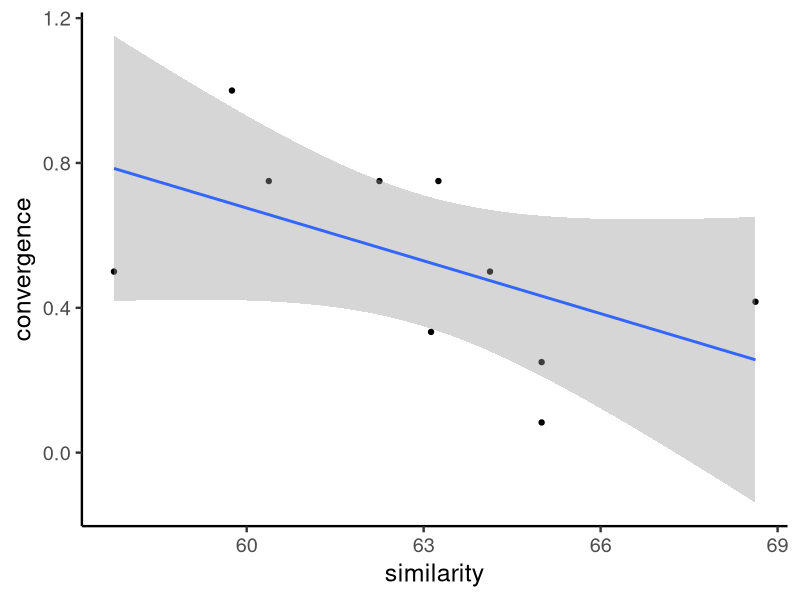

Recreate this plot in R.
## ---- chunk 1
library(here)
library(tidyverse)
library(knitr)

opts_chunk$set(echo = TRUE, message = FALSE, warning = FALSE, 
               error = FALSE, cache = TRUE, tidy = FALSE)

theme_set(theme_classic(base_size = 18))
## ---- chunk 2
data <- read_csv(here("deidentified/convergence_codes.csv")) %>%
  rowwise() %>%
  mutate(pair = paste(sort(c(leftpic, rightpic)), collapse = " "))

similarities <- read_csv(here("deidentified/similartangramsdata.csv")) %>%
  group_by(pair) %>%
  summarise(similarity = median(response))

convergence <- data %>%
  left_join(similarities, by = "pair") %>%
  gather(person, response, dan, ashley, alex) %>%
  mutate(response = if_else(response == "y", T, F)) %>%
  group_by(target, subject, person) %>%
  summarise_at(vars(response, similarity), mean) %>%
  summarise_at(vars(response, similarity), mean) %>%
  summarise_at(vars(response, similarity), mean) %>%
  arrange(response) 

kable(convergence)
## ---- chunk 3
ggplot(convergence, aes(x = similarity, y = response)) + 
  geom_point() + 
  geom_smooth(method = "lm") +
  scale_y_continuous(name = "convergence")
